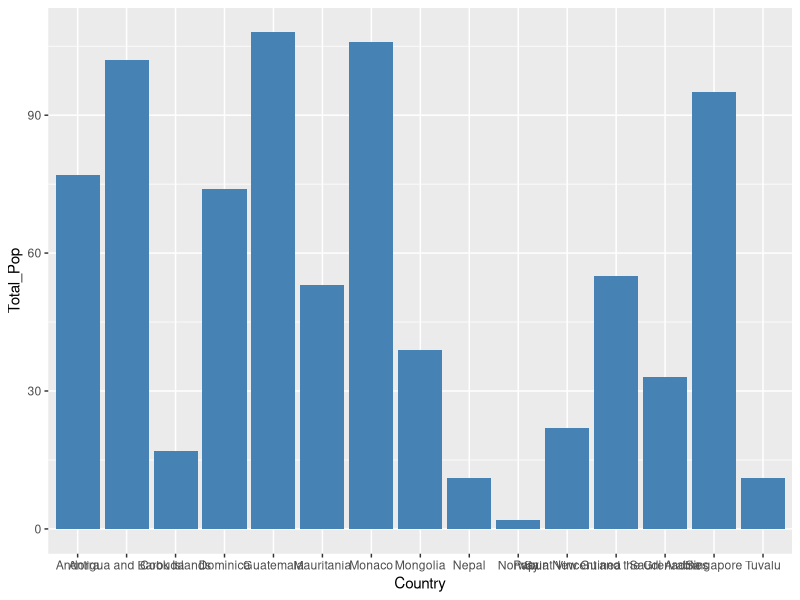
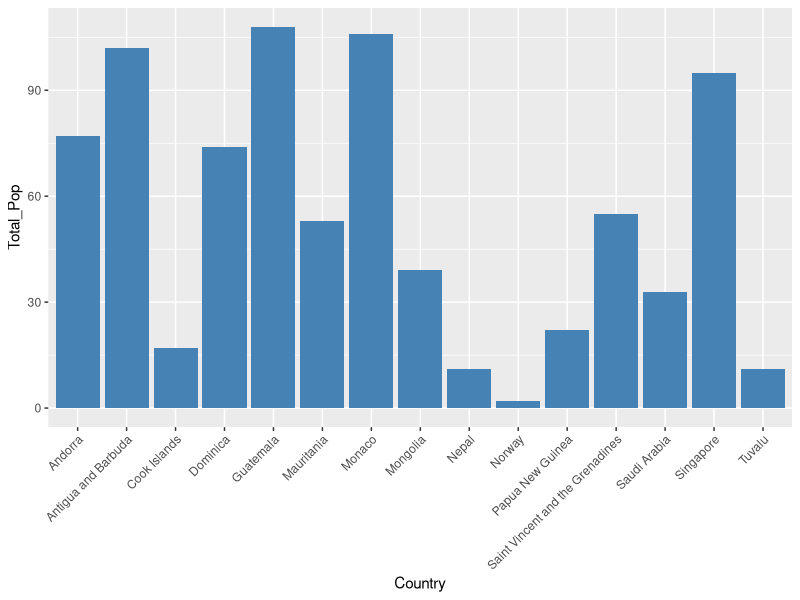
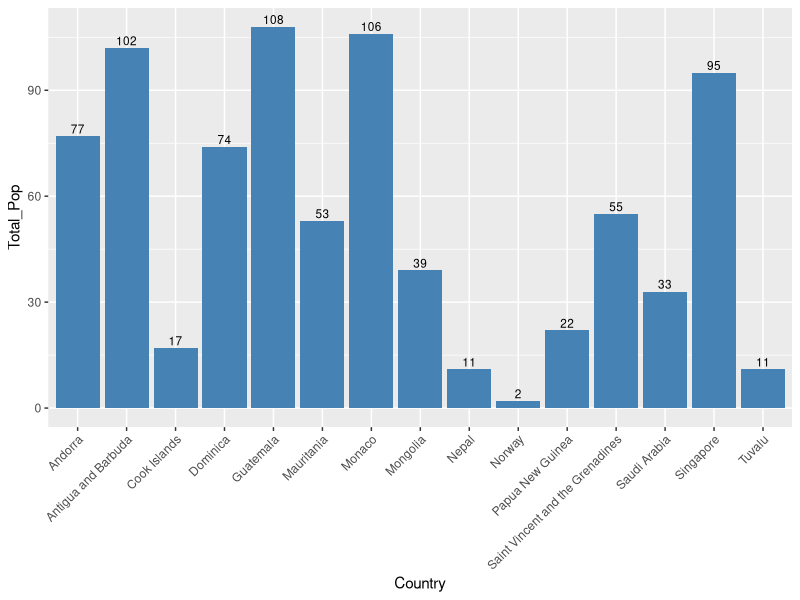
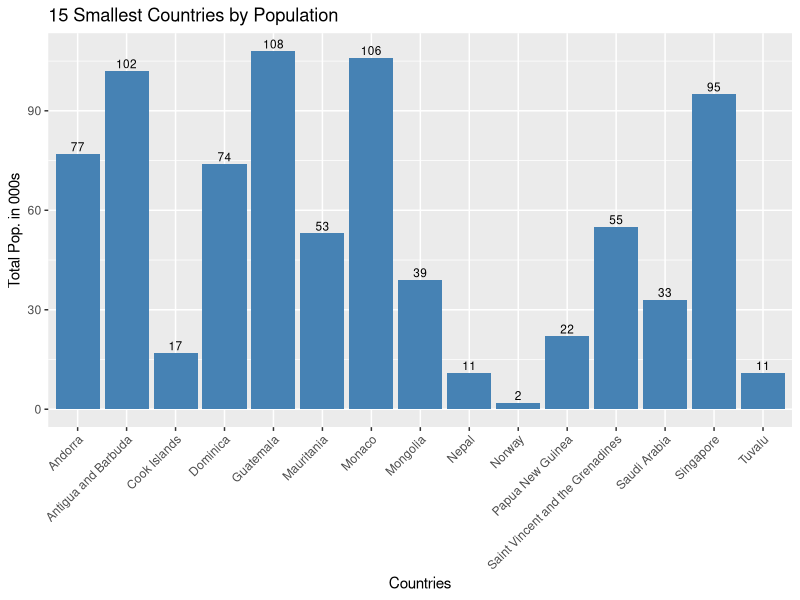
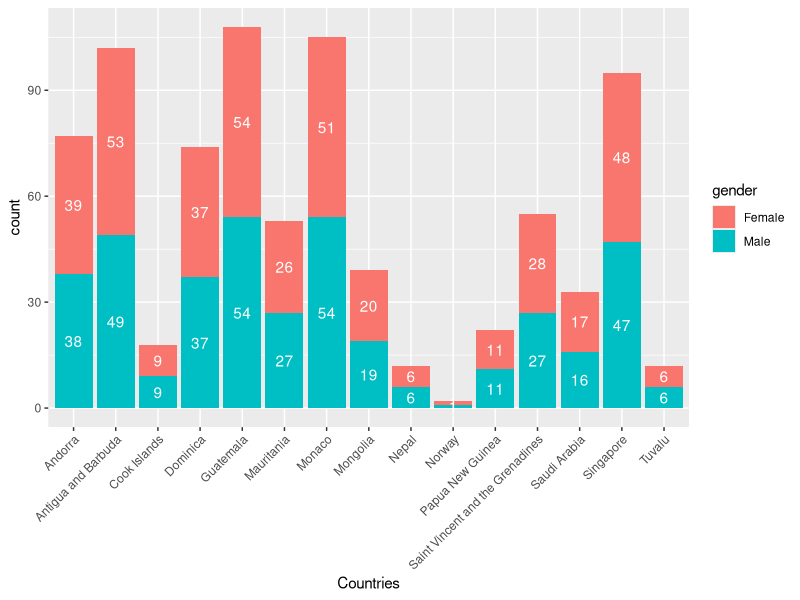
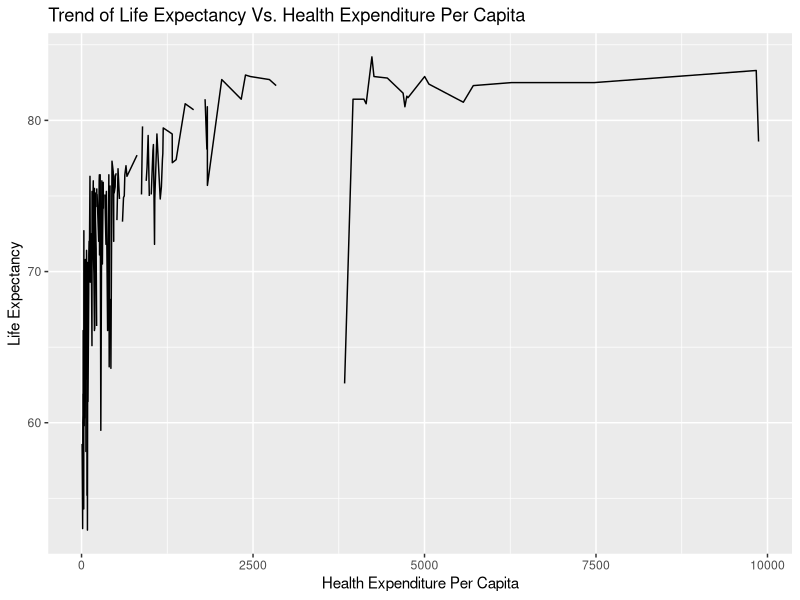
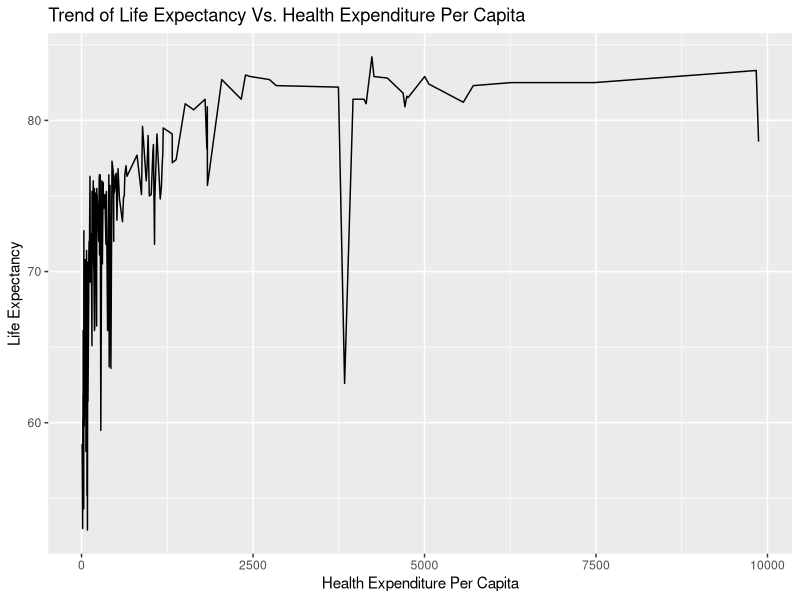
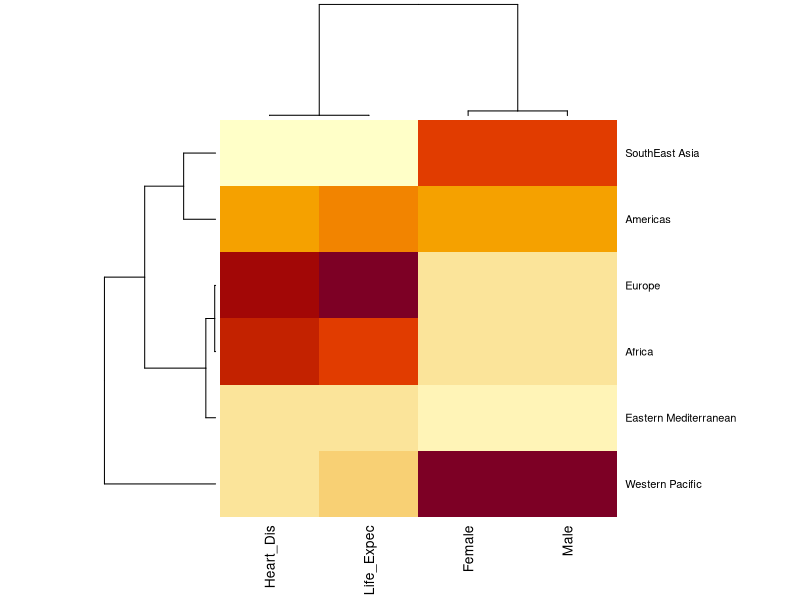

Write R code to recreate these figures, in order.
## ---- chunk 1
data = read.csv("cleaned_WHS_2019.csv", stringsAsFactors = FALSE)
str(data)
## ---- chunk 2
library(ggplot2)
## ---- chunk 3
library(dplyr)
## ---- chunk 4
data_15 <- data[order(data$Total_Pop), ] %>%
  slice(1:15)

# Print a few rows to have a look
head(data_15)
## ---- chunk 5
# Basic barplot

p <-ggplot(data_15, aes(x=Country, y=Total_Pop)) +
  geom_bar(stat="identity", fill="steelblue") 
p
## ---- chunk 6
p <- p + theme(axis.text.x = element_text(angle = 45, hjust = 1))
p
## ---- chunk 7
p <- p + geom_text(aes(label= Total_Pop), vjust=-0.3, size=3)
p
## ---- chunk 8
p <- p + xlab("Countries") + ylab("Total Pop. in 000s") +
  ggtitle("15 Smallest Countries by Population") 
p
## ---- chunk 9

## ---- chunk 10
Countries <- data_15$Country

df_pop <- rbind(
        data.frame(Countries, "count" = data_15$Male, "gender"="Male"),
        data.frame(Countries, "count" = data_15$Female, "gender"="Female")
) %>%
  group_by(Countries) %>%
  mutate(lab_ypos = cumsum(count) - 0.5 * count)

df_pop
## ---- chunk 11
ggplot(df_pop, aes(x= Countries, y=count, fill=gender)) +
    geom_bar(stat="identity") +
    geom_text(aes(y = lab_ypos, label = count), color = "white") +
    theme(axis.text.x = element_text(angle = 45, hjust = 1))
## ---- chunk 12

## ---- chunk 13
ggplot(data=data, aes(x=Health_Exp_Per_Capita, y=Life_Expectancy_Both)) +
  geom_line() + 
  xlab("Health Expenditure Per Capita") + ylab("Life Expectancy") +
  ggtitle("Trend of Life Expectancy Vs. Health Expenditure Per Capita")
## ---- chunk 14
library(tidyr)
data_clean <- data %>% drop_na(Life_Expectancy_Both, Health_Exp_Per_Capita)

ggplot(data=data_clean, aes(x=Health_Exp_Per_Capita, y=Life_Expectancy_Both, group=1)) +
  geom_line()+
  xlab("Health Expenditure Per Capita") + ylab("Life Expectancy") +
  ggtitle("Trend of Life Expectancy Vs. Health Expenditure Per Capita")
## ---- chunk 15

## ---- chunk 16
data_agg <- data %>%
  group_by(Region) %>% summarise(Male = sum(Male), Female = sum(Female), Life_Expec = sum(Life_Expectancy_Both, na.rm= TRUE), 
                                 Heart_Dis = sum(Heart_Disease_Total , na.rm= TRUE))
data_agg
## ---- chunk 17
matrix <- as.matrix(data_agg[, -1])
rownames(matrix) <- data_agg$Region
matrix

## ---- chunk 18
heatmap(matrix, scale = "column", cexRow = 0.8, cexCol = 1)
## ---- chunk 19
